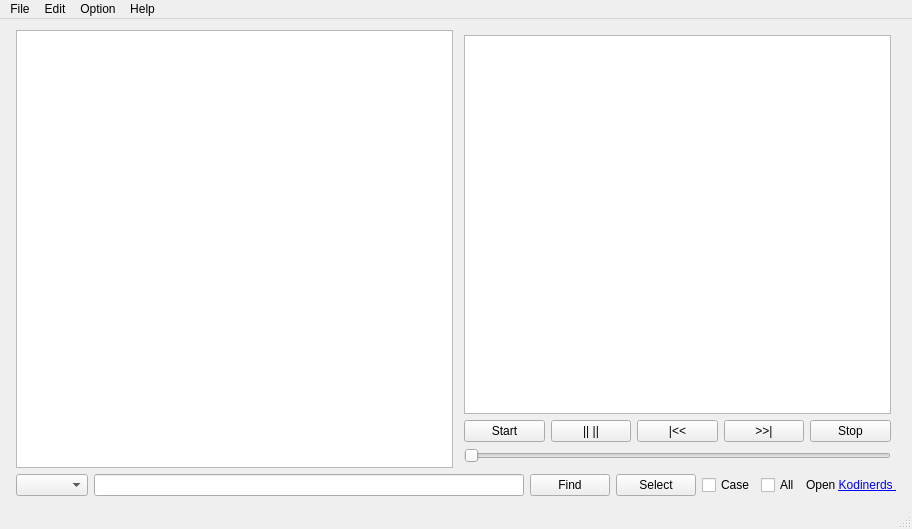
<?xml version="1.0" encoding="UTF-8"?>
<ui version="4.0">
 <class>MainWindow</class>
 <widget class="QMainWindow" name="MainWindow">
  <property name="geometry">
   <rect>
    <x>0</x>
    <y>0</y>
    <width>912</width>
    <height>529</height>
   </rect>
  </property>
  <property name="windowTitle">
   <string>Raspi Kodi Media List</string>
  </property>
  <property name="windowIcon">
   <iconset resource="resource/resource.qrc">
    <normaloff>:/applications-multimedia.png</normaloff>:/applications-multimedia.png</iconset>
  </property>
  <property name="locale">
   <locale language="English" country="UnitedStates"/>
  </property>
  <property name="documentMode">
   <bool>false</bool>
  </property>
  <widget class="QWidget" name="centralWidget">
   <property name="sizePolicy">
    <sizepolicy hsizetype="Expanding" vsizetype="Expanding">
     <horstretch>1</horstretch>
     <verstretch>1</verstretch>
    </sizepolicy>
   </property>
   <layout class="QGridLayout" name="gridLayout">
    <item row="0" column="0">
     <layout class="QVBoxLayout" name="verticalLayout" stretch="0,0">
      <property name="spacing">
       <number>6</number>
      </property>
      <property name="leftMargin">
       <number>0</number>
      </property>
      <property name="topMargin">
       <number>0</number>
      </property>
      <property name="rightMargin">
       <number>0</number>
      </property>
      <property name="bottomMargin">
       <number>0</number>
      </property>
      <item>
       <layout class="QHBoxLayout" name="horizontalLayout_top">
        <property name="leftMargin">
         <number>5</number>
        </property>
        <property name="rightMargin">
         <number>5</number>
        </property>
        <item>
         <widget class="QTableView" name="tableView">
          <property name="editTriggers">
           <set>QAbstractItemView::NoEditTriggers</set>
          </property>
          <property name="alternatingRowColors">
           <bool>true</bool>
          </property>
          <property name="sortingEnabled">
           <bool>true</bool>
          </property>
         </widget>
        </item>
        <item>
         <layout class="QVBoxLayout" name="verticalLayout_2">
          <property name="leftMargin">
           <number>5</number>
          </property>
          <property name="topMargin">
           <number>5</number>
          </property>
          <property name="rightMargin">
           <number>5</number>
          </property>
          <property name="bottomMargin">
           <number>5</number>
          </property>
          <item>
           <widget class="QGraphicsView" name="graphicsView">
            <property name="sizePolicy">
             <sizepolicy hsizetype="Expanding" vsizetype="Expanding">
              <horstretch>1</horstretch>
              <verstretch>1</verstretch>
             </sizepolicy>
            </property>
            <property name="minimumSize">
             <size>
              <width>400</width>
              <height>300</height>
             </size>
            </property>
            <property name="maximumSize">
             <size>
              <width>16777215</width>
              <height>16777215</height>
             </size>
            </property>
            <property name="toolTip">
             <string>Logo</string>
            </property>
            <property name="statusTip">
             <string/>
            </property>
           </widget>
          </item>
          <item>
           <layout class="QHBoxLayout" name="horizontalLayout">
            <property name="leftMargin">
             <number>0</number>
            </property>
            <property name="topMargin">
             <number>0</number>
            </property>
            <property name="rightMargin">
             <number>0</number>
            </property>
            <property name="bottomMargin">
             <number>0</number>
            </property>
            <item>
             <widget class="QPushButton" name="pushButtonStart">
              <property name="maximumSize">
               <size>
                <width>16777215</width>
                <height>16777215</height>
               </size>
              </property>
              <property name="toolTip">
               <string>Starts Media Stream</string>
              </property>
              <property name="statusTip">
               <string/>
              </property>
              <property name="text">
               <string>Start</string>
              </property>
              <property name="checkable">
               <bool>true</bool>
              </property>
             </widget>
            </item>
            <item>
             <widget class="QPushButton" name="pushButtonPause">
              <property name="text">
               <string>|| ||</string>
              </property>
             </widget>
            </item>
            <item>
             <widget class="QPushButton" name="pushButtonPrevious">
              <property name="text">
               <string>|&lt;&lt;</string>
              </property>
             </widget>
            </item>
            <item>
             <widget class="QPushButton" name="pushButtonNext">
              <property name="text">
               <string>&gt;&gt;|</string>
              </property>
             </widget>
            </item>
            <item>
             <widget class="QPushButton" name="pushButtonStop">
              <property name="maximumSize">
               <size>
                <width>16777215</width>
                <height>16777215</height>
               </size>
              </property>
              <property name="toolTip">
               <string>Stops Media Stream</string>
              </property>
              <property name="statusTip">
               <string/>
              </property>
              <property name="text">
               <string>Stop</string>
              </property>
              <property name="checkable">
               <bool>true</bool>
              </property>
             </widget>
            </item>
           </layout>
          </item>
          <item>
           <widget class="QSlider" name="sliderVolume">
            <property name="maximumSize">
             <size>
              <width>16777215</width>
              <height>16777215</height>
             </size>
            </property>
            <property name="toolTip">
             <string>Adjusts volume of Media Stream</string>
            </property>
            <property name="statusTip">
             <string/>
            </property>
            <property name="maximum">
             <number>100</number>
            </property>
            <property name="orientation">
             <enum>Qt::Horizontal</enum>
            </property>
           </widget>
          </item>
         </layout>
        </item>
       </layout>
      </item>
      <item>
       <layout class="QHBoxLayout" name="horizontalLayout_bottom">
        <property name="leftMargin">
         <number>5</number>
        </property>
        <property name="rightMargin">
         <number>5</number>
        </property>
        <item>
         <widget class="QComboBox" name="comboBoxSearchColumn">
          <property name="toolTip">
           <string>Select column for search</string>
          </property>
          <property name="statusTip">
           <string/>
          </property>
         </widget>
        </item>
        <item>
         <widget class="QLineEdit" name="lineEditSelection">
          <property name="toolTip">
           <string>Enter search text for selection</string>
          </property>
          <property name="statusTip">
           <string/>
          </property>
         </widget>
        </item>
        <item>
         <widget class="QPushButton" name="pushButtonFind">
          <property name="toolTip">
           <string>Find by text search</string>
          </property>
          <property name="statusTip">
           <string/>
          </property>
          <property name="text">
           <string>Find</string>
          </property>
         </widget>
        </item>
        <item>
         <widget class="QPushButton" name="pushButtonSelect">
          <property name="toolTip">
           <string>Select by text search</string>
          </property>
          <property name="statusTip">
           <string/>
          </property>
          <property name="text">
           <string>Select</string>
          </property>
         </widget>
        </item>
        <item>
         <widget class="QCheckBox" name="checkBoxCaseSensitive">
          <property name="toolTip">
           <string>Select or find case sensitive</string>
          </property>
          <property name="statusTip">
           <string/>
          </property>
          <property name="text">
           <string>Case</string>
          </property>
         </widget>
        </item>
        <item>
         <widget class="QCheckBox" name="checkBoxSelectAll">
          <property name="toolTip">
           <string>Check or uncheck all in list</string>
          </property>
          <property name="statusTip">
           <string/>
          </property>
          <property name="text">
           <string>All</string>
          </property>
         </widget>
        </item>
        <item>
         <widget class="QLabel" name="labelLinkToKodinerd">
          <property name="toolTip">
           <string>Open github page &lt;b&gt;Kodinerds&lt;/b&gt; to find raw url to download raw m3u-file for radio or tv station lists</string>
          </property>
          <property name="text">
           <string>&lt;p&gt; Open &lt;a href=&quot;https://github.com/jnk22/kodinerds-iptv/tree/master/iptv/kodi&quot;&gt;Kodinerds &lt;/a&gt;&lt;/p&gt;</string>
          </property>
         </widget>
        </item>
       </layout>
      </item>
     </layout>
    </item>
   </layout>
  </widget>
  <widget class="QMenuBar" name="menuBar">
   <property name="geometry">
    <rect>
     <x>0</x>
     <y>0</y>
     <width>912</width>
     <height>20</height>
    </rect>
   </property>
   <widget class="QMenu" name="menuFile">
    <property name="title">
     <string>File</string>
    </property>
    <addaction name="actionOpen_Kodi_raw_list"/>
    <addaction name="actionOpen_Folder"/>
    <addaction name="actionDownload_Kodi_Raw_list"/>
    <addaction name="actionDownload_favorites"/>
    <addaction name="actionRead_favorites"/>
    <addaction name="actionSave_as_favorites"/>
    <addaction name="actionUpload_favorites"/>
    <addaction name="actionClose"/>
   </widget>
   <widget class="QMenu" name="menuHelp">
    <property name="title">
     <string>Help</string>
    </property>
    <addaction name="actionAbout"/>
    <addaction name="actionInfo"/>
   </widget>
   <widget class="QMenu" name="menuEdit">
    <property name="title">
     <string>Edit</string>
    </property>
    <addaction name="actionCopy_URL"/>
    <addaction name="actionCopy_Thumb"/>
    <addaction name="separator"/>
    <addaction name="actionOpen_Mediaplayer"/>
   </widget>
   <widget class="QMenu" name="menuOption">
    <property name="title">
     <string>Option</string>
    </property>
    <addaction name="actionMedia_player"/>
    <addaction name="actionOpenMediaPlayerOnDoubleclick"/>
    <addaction name="actionLoadLastOpenedFileAtStart"/>
    <addaction name="actionShowTrayIconAndInfo"/>
    <addaction name="separator"/>
    <addaction name="actionRepeat_Playlist"/>
    <addaction name="actionShuffle"/>
    <addaction name="separator"/>
    <addaction name="actionEdit_Upload_Command"/>
    <addaction name="actionEdit_Download_Command"/>
    <addaction name="actionEdit_Download_Path_for_m3u_Files"/>
   </widget>
   <addaction name="menuFile"/>
   <addaction name="menuEdit"/>
   <addaction name="menuOption"/>
   <addaction name="menuHelp"/>
  </widget>
  <widget class="QStatusBar" name="statusBar"/>
  <action name="actionOpen_Kodi_raw_list">
   <property name="text">
    <string>Open Kodi raw list...</string>
   </property>
   <property name="statusTip">
    <string>Open text list with kodi media sources</string>
   </property>
   <property name="shortcut">
    <string>Ctrl+O</string>
   </property>
  </action>
  <action name="actionSave_as_favorites">
   <property name="text">
    <string>Save as Favorites</string>
   </property>
   <property name="statusTip">
    <string>Store the lists checked items as favorites for Raspi Kodi</string>
   </property>
   <property name="shortcut">
    <string>Ctrl+S</string>
   </property>
  </action>
  <action name="actionRead_favorites">
   <property name="text">
    <string>Read Favorites...</string>
   </property>
   <property name="toolTip">
    <string>Update check states from favorites</string>
   </property>
   <property name="statusTip">
    <string>Update check states from favorites</string>
   </property>
  </action>
  <action name="actionAbout">
   <property name="text">
    <string>About...</string>
   </property>
   <property name="statusTip">
    <string>Show information about</string>
   </property>
   <property name="shortcut">
    <string>Shift+F1</string>
   </property>
  </action>
  <action name="actionInfo">
   <property name="text">
    <string>Info...</string>
   </property>
   <property name="statusTip">
    <string>Show information to selected item</string>
   </property>
   <property name="shortcut">
    <string>F1</string>
   </property>
  </action>
  <action name="actionCopy_URL">
   <property name="text">
    <string>Copy URL</string>
   </property>
   <property name="statusTip">
    <string>Copy URL path to clipboard</string>
   </property>
   <property name="shortcut">
    <string>Ctrl+C</string>
   </property>
  </action>
  <action name="actionCopy_Thumb">
   <property name="text">
    <string>Copy Thumb</string>
   </property>
   <property name="statusTip">
    <string>Copy Thump path to clipboard</string>
   </property>
   <property name="shortcut">
    <string>Ctrl+Shift+C</string>
   </property>
  </action>
  <action name="actionMedia_player">
   <property name="text">
    <string>Media player...</string>
   </property>
   <property name="statusTip">
    <string>Edit path to media player command</string>
   </property>
  </action>
  <action name="actionOpen_Mediaplayer">
   <property name="text">
    <string>Open Mediaplayer</string>
   </property>
   <property name="statusTip">
    <string>Open Media Player</string>
   </property>
  </action>
  <action name="actionOpenMediaPlayerOnDoubleclick">
   <property name="checkable">
    <bool>true</bool>
   </property>
   <property name="text">
    <string>Open media player</string>
   </property>
   <property name="iconText">
    <string>Open media player</string>
   </property>
   <property name="toolTip">
    <string>Open median player with start button or doubleclick</string>
   </property>
   <property name="statusTip">
    <string>Open median player with start button or doubleclick</string>
   </property>
  </action>
  <action name="actionLoadLastOpenedFileAtStart">
   <property name="checkable">
    <bool>true</bool>
   </property>
   <property name="text">
    <string>Load last opened file at start</string>
   </property>
   <property name="statusTip">
    <string>Open current loaded kodi media list at program start</string>
   </property>
  </action>
  <action name="actionEdit_Upload_Command">
   <property name="text">
    <string>Edit Upload Favorites Command...</string>
   </property>
   <property name="toolTip">
    <string>Edit the command to upload favorites to Raspi Kodi</string>
   </property>
   <property name="statusTip">
    <string>Edit the command to upload favorites to Raspi Kodi</string>
   </property>
  </action>
  <action name="actionEdit_Download_Command">
   <property name="text">
    <string>Edit Download Favorites Command...</string>
   </property>
   <property name="toolTip">
    <string>Edit the command to download favorites from Raspi Kodi</string>
   </property>
   <property name="statusTip">
    <string>Edit the command to download favorites from Raspi Kodi</string>
   </property>
  </action>
  <action name="actionUpload_favorites">
   <property name="text">
    <string>Upload Favorites...</string>
   </property>
   <property name="statusTip">
    <string>Upload favorites list to Raspi Kodi, specify command under options</string>
   </property>
  </action>
  <action name="actionDownload_favorites">
   <property name="text">
    <string>Download Favorites...</string>
   </property>
   <property name="statusTip">
    <string>Download favorites from Raspi Kodi, specify command under options</string>
   </property>
  </action>
  <action name="actionShowTrayIconAndInfo">
   <property name="checkable">
    <bool>true</bool>
   </property>
   <property name="checked">
    <bool>true</bool>
   </property>
   <property name="text">
    <string>Show Tray Icon and Info</string>
   </property>
   <property name="toolTip">
    <string>Show tray icon and information about title in tray tooltip</string>
   </property>
   <property name="statusTip">
    <string>Show tray icon and information about title in tray tooltip</string>
   </property>
  </action>
  <action name="actionClose">
   <property name="text">
    <string>Close</string>
   </property>
   <property name="toolTip">
    <string>Close Program</string>
   </property>
   <property name="statusTip">
    <string>Close Program</string>
   </property>
  </action>
  <action name="actionEdit_Download_Path_for_m3u_Files">
   <property name="text">
    <string>Edit Download Path for m3u Files ..</string>
   </property>
   <property name="statusTip">
    <string>Edit the path to the m3u-file download location</string>
   </property>
  </action>
  <action name="actionDownload_Kodi_Raw_list">
   <property name="text">
    <string>Download Kodi Raw list</string>
   </property>
   <property name="statusTip">
    <string>Downloads Kodi Raw m3u file, specify path under options</string>
   </property>
  </action>
  <action name="actionOpen_Folder">
   <property name="text">
    <string>Open Folder...</string>
   </property>
   <property name="statusTip">
    <string>Open folder with media files</string>
   </property>
  </action>
  <action name="actionRepeat_Playlist">
   <property name="checkable">
    <bool>true</bool>
   </property>
   <property name="enabled">
    <bool>false</bool>
   </property>
   <property name="text">
    <string>Repeat Playlist</string>
   </property>
  </action>
  <action name="actionShuffle">
   <property name="checkable">
    <bool>true</bool>
   </property>
   <property name="enabled">
    <bool>false</bool>
   </property>
   <property name="text">
    <string>Shuffle </string>
   </property>
  </action>
 </widget>
 <layoutdefault spacing="6" margin="11"/>
 <resources>
  <include location="resource/resource.qrc"/>
 </resources>
 <connections/>
</ui>
